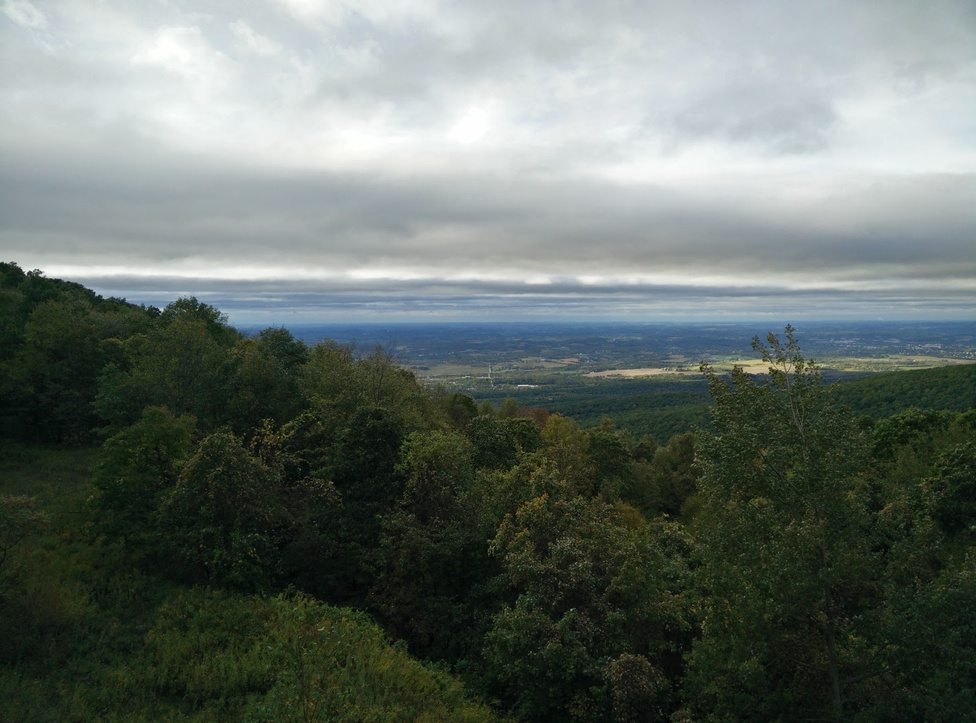
#> input picture data/pano_left.jpg, 976 x 723 px, shrunk from 1457 x 1080 before the run, found by its file name
$ python panaroma.py
#> lines starting #> are read from the running program, lines starting #| are printed output that depends on the picture
### python/matchPics.py
import numpy as np
import cv2
import skimage.color
from helper import briefMatch
from helper import computeBrief
from helper import corner_detection

def matchPics(I1, I2):
	ratio = 0.8
	sigma = 0.18
	#I1, I2 : Images to match


	#Convert Images to GrayScale
	I1_gray = cv2.cvtColor(I1, cv2.COLOR_BGR2GRAY)
	I2_gray = cv2.cvtColor(I2, cv2.COLOR_BGR2GRAY)

	#Detect Features in Both Images
	locs1 = corner_detection(I1_gray, sigma)
	locs2 = corner_detection(I2_gray, sigma)

	#Obtain descriptors for the computed feature locations
	desc1, locs1 = computeBrief(I1_gray, locs1)
	desc2, locs2 = computeBrief(I2_gray, locs2)

	#Match features using the descriptors
	matches = briefMatch(desc1, desc2, ratio)

	return matches, locs1, locs2

### python/helper.py
import numpy as np
import cv2
import scipy.io as sio
from matplotlib import pyplot as plt
import skimage.feature

PATCHWIDTH = 9

def briefMatch(desc1,desc2,ratio=0.8):

	matches = skimage.feature.match_descriptors(desc1,desc2,'hamming',cross_check=True,max_ratio=ratio)
	return matches


# [8 lines left out: function plotMatches, not called in this run]


def makeTestPattern(patchWidth, nbits):
	np.random.seed(0)
	compareX = patchWidth*patchWidth * np.random.random((nbits,1))
	compareX = np.floor(compareX).astype(int)
	np.random.seed(1)
	compareY = patchWidth*patchWidth * np.random.random((nbits,1))
	compareY = np.floor(compareY).astype(int)

	return (compareX, compareY)


def computePixel(img, idx1, idx2, width, center):
	halfWidth = width // 2
	col1 = idx1 % width - halfWidth
	row1 = idx1 // width - halfWidth
	col2 = idx2 % width - halfWidth
	row2 = idx2 // width - halfWidth
	return 1 if img[int(center[0]+row1)][int(center[1]+col1)] < img[int(center[0]+row2)][int(center[1]+col2)] else 0


def computeBrief(img, locs):


	patchWidth = 9
	nbits = 256
	compareX, compareY = makeTestPattern(patchWidth,nbits)
	m, n = img.shape

	halfWidth = patchWidth//2

	locs = np.array(list(filter(lambda x: halfWidth <= x[0] < m-halfWidth and halfWidth <= x[1] < n-halfWidth, locs)))
	desc = np.array([list(map(lambda x: computePixel(img, x[0], x[1], patchWidth, c), zip(compareX, compareY))) for c in locs])

	return desc, locs


def corner_detection(im, sigma=0.15):
	# fast method
	result_img = skimage.feature.corner_fast(im, PATCHWIDTH, sigma)
	locs = skimage.feature.corner_peaks(result_img, min_distance=1)
	return locs

### python/planarH.py
import numpy as np
import cv2
import copy

# [12 lines of commented-out code are left out]

def computeH(x1, x2):
	#Q3.6
	#Compute the homography between two sets of points
	A = []
	# x2 = order_points(x2)

	for i in range(len(x1)):
		x2_1, y2_2 = x2[i][0], x2[i][1]
		x1_1, y1_2 = x1[i][0], x1[i][1]
		A.append([x2_1, y2_2, 1, 0, 0, 0, -x1_1 * x2_1, -x1_1 * y2_2, -x1_1])
		A.append([0, 0 , 0, x2_1, y2_2, 1, -y1_2 * x2_1, -y1_2 * y2_2, -y1_2])

	A = np.array(A)
	U, D, V_t = np.linalg.svd(A)
    # the solution will be the last column
    # (the eigenvector corresponding to the smallest eigenvalue) of the orthonormal matrix
	# normalize by dividing by the element at (3,3)
	# h = V_t[-1, :] / V_t[-1, -1]
	H2to1 = np.reshape(V_t[-1, :], (3, 3))

	return H2to1


def computeH_norm(x1, x2):
	#Q3.7
	#Compute the centroid of the points
	n = len(x1)
	x1_cent_x, x1_cent_y = np.sum(x1[:, 0])/n, np.sum(x1[:, 1])/n
	x2_cent_x, x2_cent_y = np.sum(x2[:, 0])/n, np.sum(x2[:, 1])/n

	#Shift the origin of the points to the centroid
	x1_norm = x1 - [x1_cent_x, x1_cent_y]
	x2_norm = x2 - [x2_cent_x, x2_cent_y]

	#Normalize the points so that the largest distance from the origin is equal to sqrt(2)
	scaling_factor_1 = np.sqrt(2) / np.max([i[0]**2 + i[1]**2 for i in x1_norm])
	scaling_factor_2 = np.sqrt(2) / np.max([i[0]**2 + i[1]**2 for i in x2_norm])
	x1_norm = x1_norm * scaling_factor_1
	x2_norm = x2_norm * scaling_factor_2

	#Similarity transform 1
	# normalization in matrix form
	T1 = np.array([[scaling_factor_1, 0, -scaling_factor_1 * x1_cent_x],
		[0, scaling_factor_1, -scaling_factor_1 * x1_cent_y],
		[0, 0, 1]])

	#Similarity transform 2
	T2 = np.array([[scaling_factor_2, 0, -scaling_factor_2 * x2_cent_x],
		[0, scaling_factor_2, -scaling_factor_2 * x2_cent_y],
		[0, 0, 1]])

	#Compute homography
	H2to1 = computeH(x1_norm, x2_norm)

	#Denormalization
	# H = inv(T1) * H_til * T2
	H2to1 = np.linalg.inv(T1) @ H2to1 @ T2

	return H2to1


def generateRandom(src_Pts, dest_Pts):
    r = np.random.choice(len(src_Pts), 4)
    src = [src_Pts[i] for i in r]
    dest = [dest_Pts[i] for i in r]
    return np.asarray(src, dtype=np.float32), np.asarray(dest, dtype=np.float32)


def computeH_ransac(locs1, locs2):
	#Q3.8
	#Compute the best fitting homography given a list of matching points
	# https://stackoverflow.com/questions/61146241/how-to-stitch-two-images-using-homography-matrix-in-opencv

	# Swap columns in locs because they are in the form of [y, x] returned by matchPics
	locs1 = np.fliplr(locs1)
	locs2 = np.fliplr(locs2)

	N = np.inf
	sample_count = 0
	p = 0.99
	threshold = 10
	max_num_inliers = 0
	while N > sample_count:
		random_pts_1, random_pts_2 = generateRandom(locs1, locs2)
		H2to1 = computeH_norm(random_pts_1, random_pts_2)
		inlier_count = 0
		inliers = []
		for p1, p2 in zip(locs1, locs2):
			p2_homo = (np.append(p2, 1)).reshape(3, 1)
			p1_est = H2to1 @ p2_homo
			p1_est = (p1_est/p1_est[2])[:2].reshape(1, 2)
			if cv2.norm(p1 - p1_est) <= threshold:
				inlier_count += 1
				inliers.append(1)
			else:
				inliers.append(0)
		if inlier_count > max_num_inliers:
			max_num_inliers = inlier_count
			bestH2to1 = H2to1
			inliers.append(p1)

		inlier_ratio = inlier_count / len(locs2)
		if np.log(1 - (inlier_ratio**8)) == 0:
			continue
		N = np.log(1-p) / np.log(1 - (inlier_ratio**8))
		sample_count += 1

	return bestH2to1, inliers


# [19 lines left out: function compositeH, not called in this run]

### ec/panaroma.py
import numpy as np
import cv2
#Import necessary functions
import sys
sys.path.append('./python')
from matchPics import matchPics
from planarH import computeH_ransac, compositeH
from helper import plotMatches


#Write script for Q4.2x
def main():
    pano_left = cv2.imread('./data/pano_left.jpg')
#> pano_left is the input picture: shape (723, 976, 3); mean B, G, R 105.5, 111.1, 101.9
    pano_right = cv2.imread('./data/pano_right.jpg')
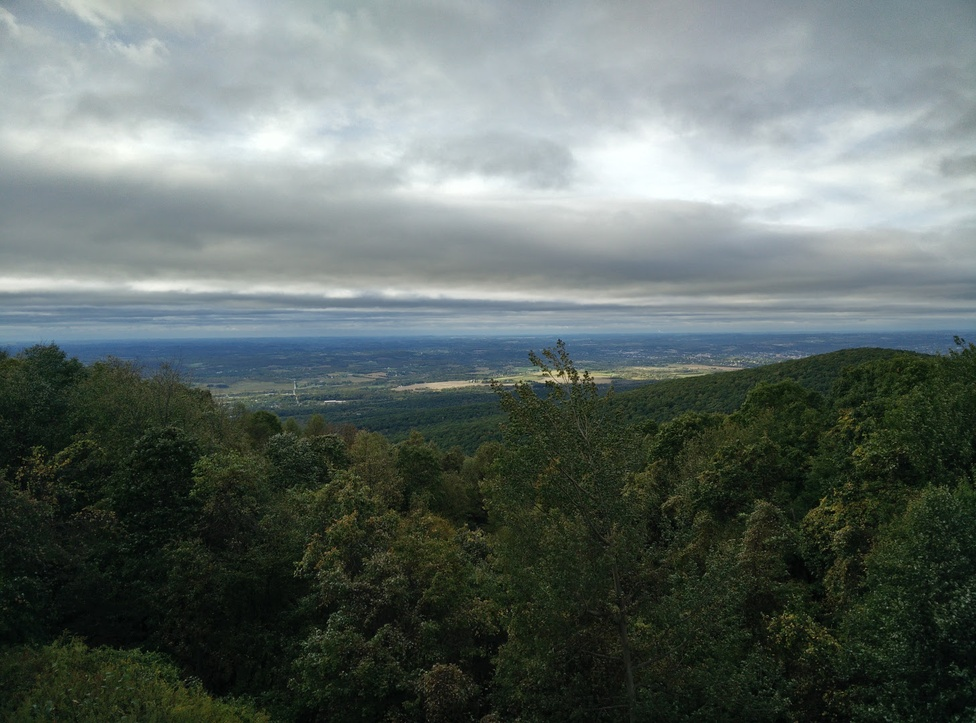
#> input picture data/pano_right.jpg, 976 x 723 px, shrunk from 1457 x 1080 before the run, found by its file name
#> pano_right is the input picture: shape (723, 976, 3); mean B, G, R 103.1, 107.1, 96.8
    matches, locs1, locs2 = matchPics(pano_left, pano_right)
#> in matchPics, `I1_gray = cv2.cvtColor(I1, cv2.COLOR_BGR2GRAY)`:
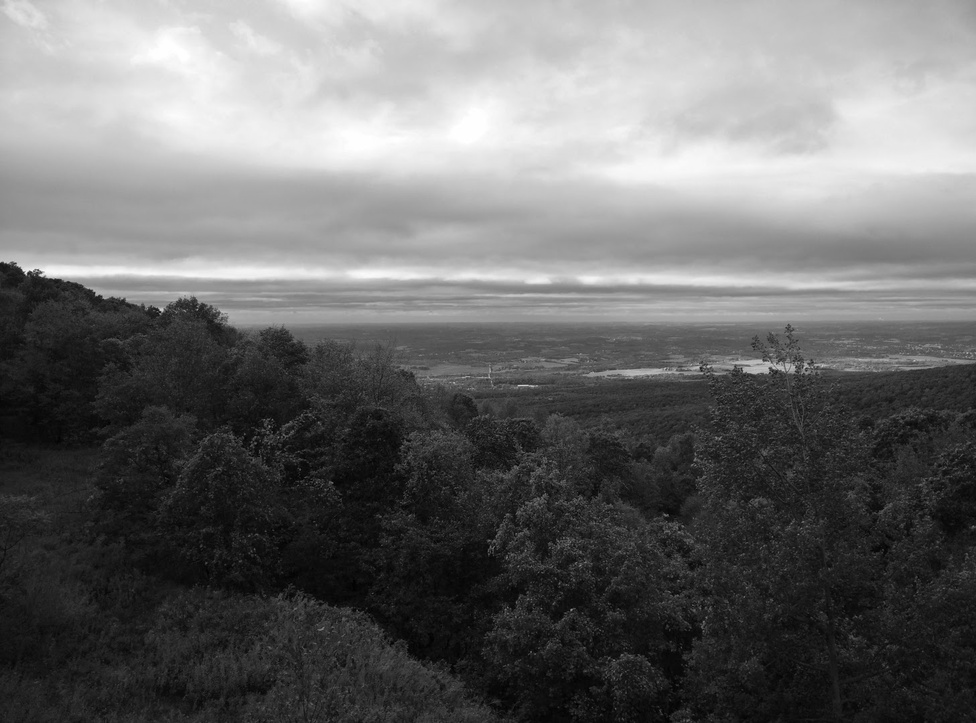
#> I1_gray: shape (723, 976); min 1, max 255, mean 107.7
#> in matchPics, `I2_gray = cv2.cvtColor(I2, cv2.COLOR_BGR2GRAY)`:
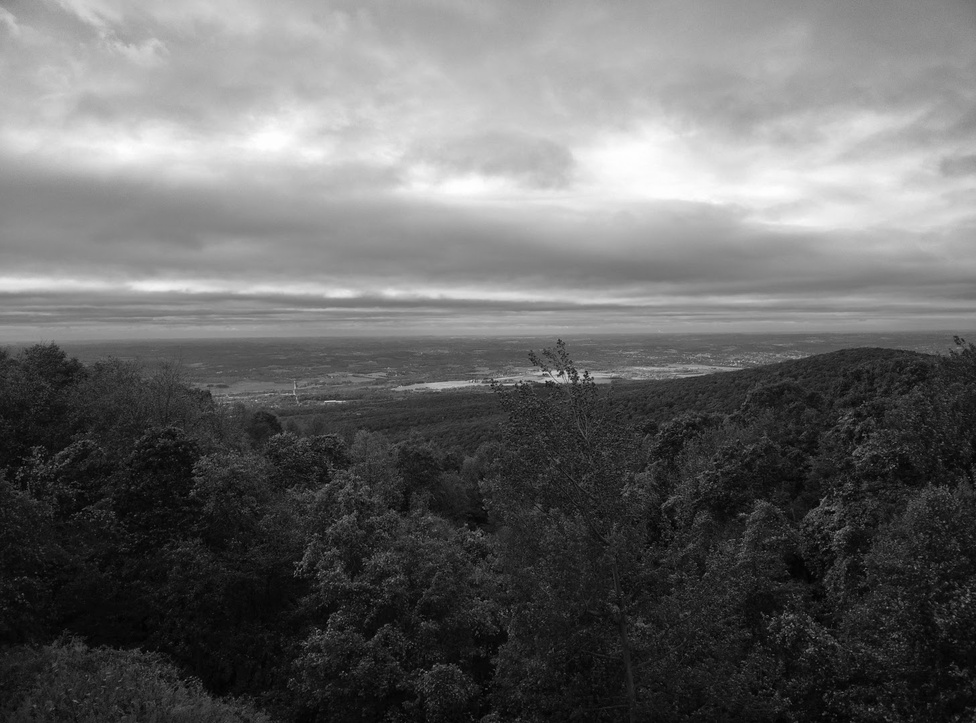
#> I2_gray: shape (723, 976); min 0, max 254, mean 103.5
#> in corner_detection, `result_img = skimage.feature.corner_fast(im, PATCHWIDTH, sigma)`:
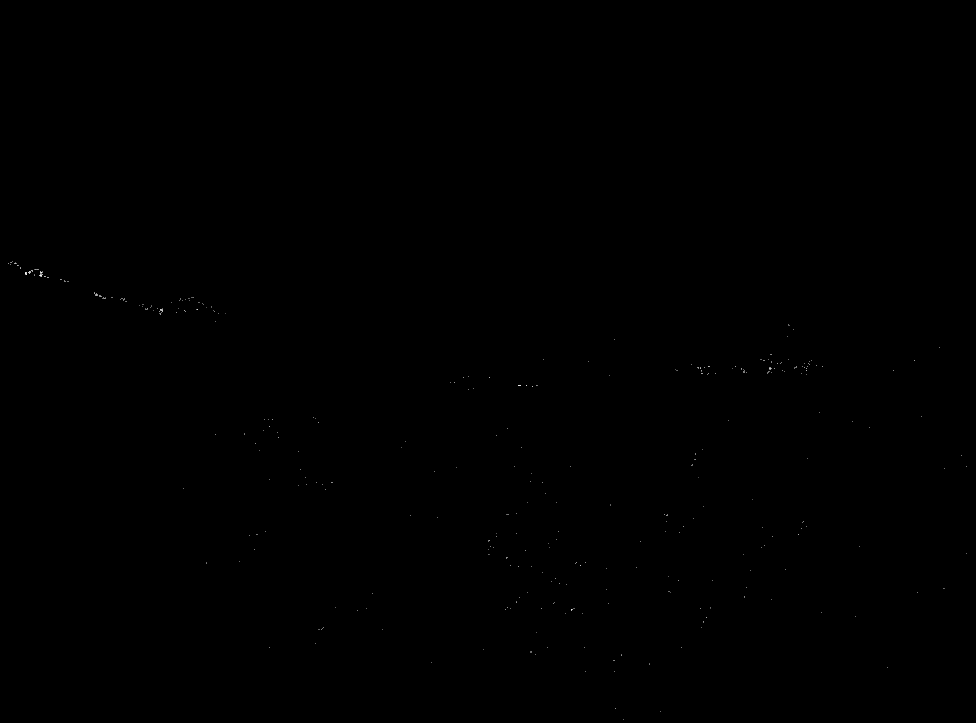
#> result_img: shape (723, 976) float64; min 0, max 7.85, mean 0.0026; drawn with min black and max white
#> in corner_detection, `locs = skimage.feature.corner_peaks(result_img, min_distance=1)`: locs = 293 pairs, first value 262 to 719, second value 8 to 966
#> in matchPics, `locs1 = corner_detection(I1_gray, sigma)`: locs1 has the same summary as locs in corner_detection
#> in matchPics, `locs2 = corner_detection(I2_gray, sigma)`: locs2 = 519 pairs, first value 336 to 719, second value 8 to 970
#> in computeBrief, `locs = np.array(list(filter(lambda x: halfWidth <= x[0] < m-halfWidth ..`: locs = 292 pairs, first value 262 to 711, second value 8 to 966
#> in matchPics, `desc1, locs1 = computeBrief(I1_gray, locs1)`: locs1 has the same summary as locs in computeBrief
#> in matchPics, `desc2, locs2 = computeBrief(I2_gray, locs2)`: locs2 = 518 pairs, first value 336 to 718, second value 8 to 970
#> in briefMatch, `matches = skimage.feature.match_descriptors(desc1,desc2,'hamming',cros..`: matches = 20 rows, first 8: [3, 0], [6, 448], [18, 65], [39, 5], [47, 179], [52, 26], [67, 45], [92, 148]
#> locs1 has the same summary as locs in computeBrief
    # plotMatches(pano_left, pano_right, matches, locs1, locs2)
    H, _ = computeH_ransac(locs1[matches[:, 0]], locs2[matches[:, 1]])
#> in computeH_ransac, `locs1 = np.fliplr(locs1)`: locs1 = 20 rows, first 8: [518, 385], [197, 309], [489, 377], [35, 269], [60, 279], [454, 382], [621, 655], [614, 660]
#> in computeH_ransac, `locs2 = np.fliplr(locs2)`: locs2 = 20 rows, first 8: [325, 401], [932, 449], [294, 394], [546, 381], [549, 382], [256, 400], [433, 666], [426, 672]
#> the loop in computeH_ransac, `while N > sample_count:` made 52 passes
#> (r in generateRandom, random_pts_1, random_pts_2, x1_cent_x in computeH_norm, x1_cent_y in computeH_norm, x2_cent_x in computeH_norm, x2_cent_y in computeH_norm, x1_norm in computeH_norm) on pass 1: ([8, 2, 3, 13], [[121, 298], [489, 377], [35, 269], [691, 364]], [[438, 390], [294, 394], [546, 381], [471, 380]], 334, 327, 437.2, 386.2, [[-213, -29], [155, 50], [-299, -58], [357, 37]])
#> (r in generateRandom, random_pts_1, random_pts_2, x1_cent_x in computeH_norm, x1_cent_y in computeH_norm, x2_cent_x in computeH_norm, x2_cent_y in computeH_norm, T1 in computeH_norm) on passes 5, 8, 10: ([5, 2, 2, 14], [[454, 382], [489, 377], [489, 377], [585, 671]], [[256, 400], [294, 394], [294, 394], [398, 685]], 504.2, 451.8, 310.5, 468.2, [[2.59e-05, 0, -0.0131], [0, 2.59e-05, -0.0117], [0, 0, 1]]), ([10, 11, 6, 0], [[584, 647], [256, 534], [621, 655], [518, 385]], [[397, 662], [24, 577], [433, 666], [325, 401]], 494.8, 555.2, 294.8, 576.5, [[2.46e-05, 0, -0.0122], [0, 2.46e-05, -0.0137], [0, 0, 1]]), ([0, 14, 17, 6], [[518, 385], [585, 671], [677, 370], [621, 655]], [[325, 401], [398, 685], [482, 382], [433, 666]], 600.2, 520.2, 409.5, 533.5, [[4.97e-05, 0, -0.0298], [0, 4.97e-05, -0.0258], [0, 0, 1]])
    # Apply panaroma correction
    result_width = pano_left.shape[1] + pano_right.shape[1]
    result_height = pano_left.shape[0] + pano_right.shape[0]
    result = cv2.warpPerspective(pano_right, H, (result_width, result_height))
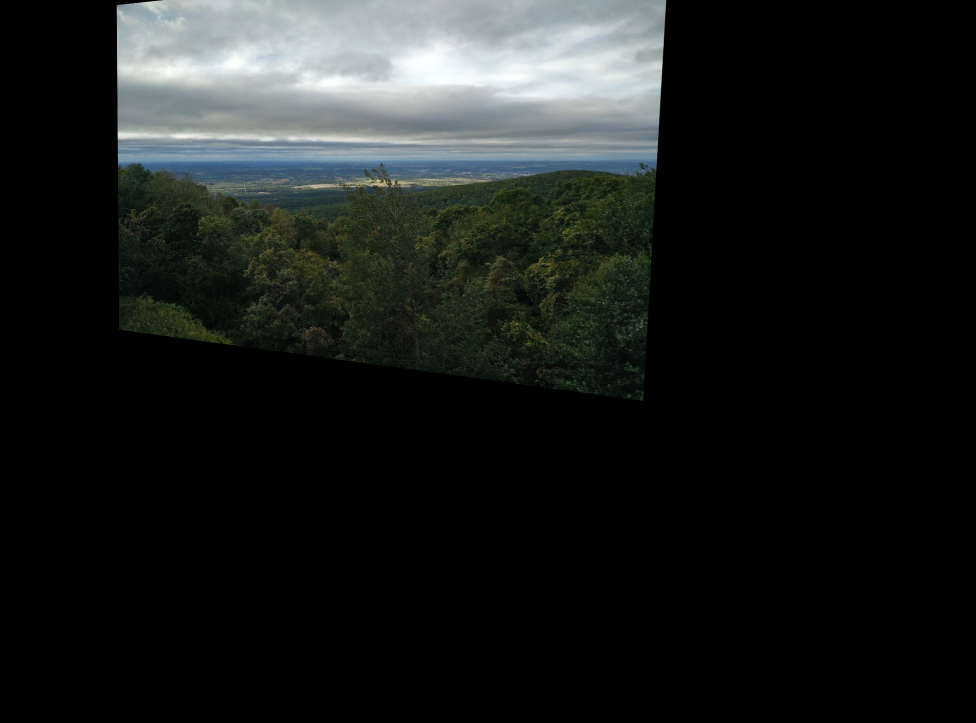
#> result: shape (1446, 1952, 3) (shown at 1/2 size); mean B, G, R 28.2, 29.5, 26.6
    result[0:pano_left.shape[0], 0:pano_left.shape[1]] = pano_left
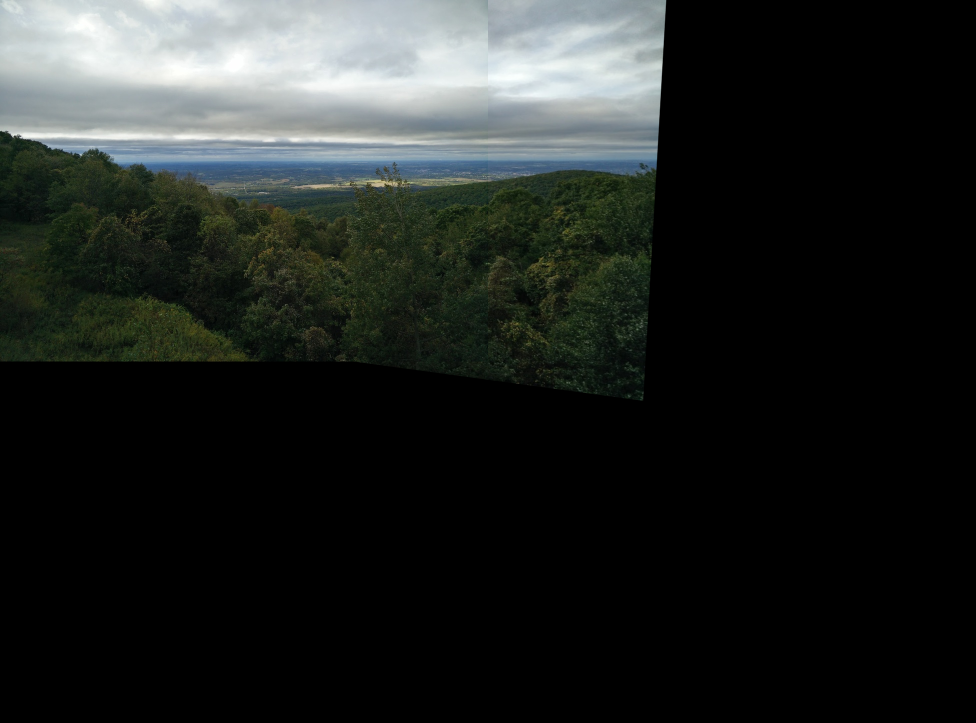
#> result: shape (1446, 1952, 3) (shown at 1/2 size); mean B, G, R 35.2, 37.2, 33.8
    cv2.imshow('r', result)
    cv2.waitKey(0)
    cv2.destroyAllWindows()

if __name__ == '__main__':
    main()
